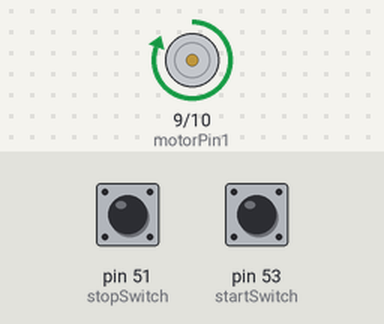
The sketch below on a simulated Arduino Mega 2560, built with avr-gcc and run on an emulated ATmega2560. Shown: motor-driver pin pairs drawn as motors (green arrow = first pin HIGH = forward, orange = second pin HIGH = backward, longer = more drive). The test bench sets the inputs (shaded band); at power-on: pin 51 (stopSwitch) LOW, pin 53 (startSwitch) LOW.

Above: at 1.2 s.
1.3 s: pin 51 (stopSwitch) pulled HIGH for 0.15 s
At 2.7 s:
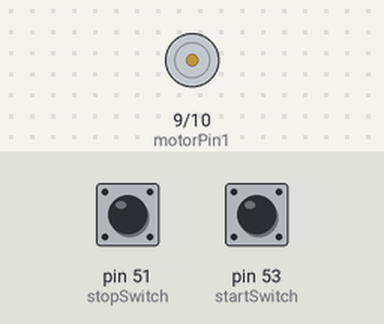
Timing chart, 0 to 4.3 s (numbered marks = the images above; inputs shaded):
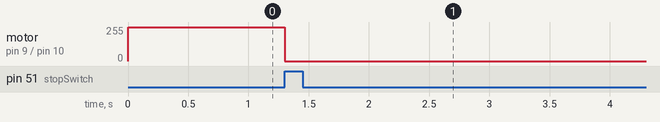

The sketch:

DCmotor_copy_20241220185052.ino
```cpp
// Pin definitions
const int motorPin1 = 9; // Motor control pin 1 (to L293D Input 1)
const int motorPin2 = 10; // Motor control pin 2 (to L293D Input 2)
const int startSwitch = 53; // Start switch connected to pin 2
const int stopSwitch = 51;  // Stop switch connected to pin 3

// Variables to store motor state
bool motorRunning = true;

void setup() {
  // Set motor pins as output
  pinMode(motorPin1, OUTPUT);
  pinMode(motorPin2, OUTPUT);

  // Set switch pins as input with pull-up resistors
  pinMode(startSwitch, INPUT);
  pinMode(stopSwitch, INPUT);

  // Ensure motor is initially stopped
  startMotor();
}

void loop() {
  // Check if the start switch is pressed
  if (digitalRead(startSwitch) == HIGH) {
    motorRunning = false; // Update motor state
    stopMotor();
    delay(300); // Debounce delay
  }

  // Check if the stop switch is pressed
  if (digitalRead(stopSwitch) == HIGH) {
    motorRunning = false; // Update motor state
    stopMotor();
    delay(300); // Debounce delay
  }
}

void startMotor() {
  // Rotate motor in one direction
  digitalWrite(motorPin1, HIGH);
  digitalWrite(motorPin2, LOW);
}

void stopMotor() {
  // Stop the motor
  digitalWrite(motorPin1, LOW);
  digitalWrite(motorPin2, LOW);
}
```

Measured:
- after the input at 1.3 s, motor on pin 9 (motorPin1) / pin 10 (motorPin2): forward 255/255 → stopped at once
